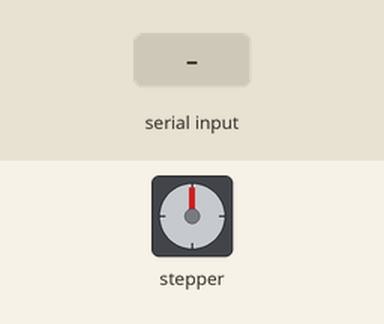
Bench run of a sketch on a simulated Arduino Uno, built with avr-gcc and run on an emulated ATmega328P. Shown: stepper motor. The inputs (shaded band) are chosen by the test bench. Stepper angles assume 200 steps per turn.

Above: at 1.2 s.
1.3 s: "90;45\n" received over Serial
At 1.75 s:
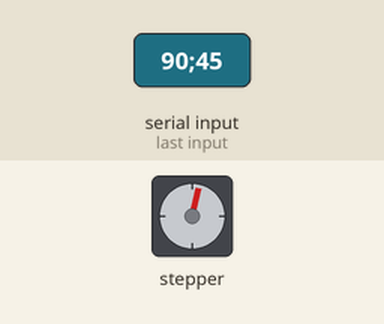
At 2.36 s:
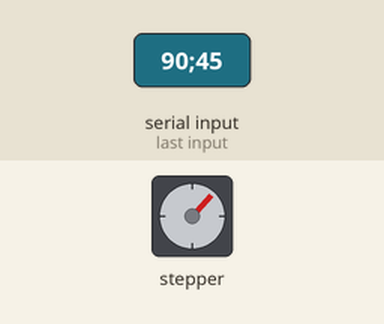
4.3 s: "30;150\n" received over Serial
At 4.47 s:
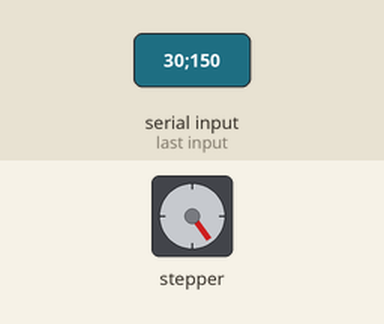
7.3 s: ";" received over Serial
10.3 s: "90;45\n" received over Serial
Timing chart, 0 to 14.3 s (numbered marks = the images above; inputs shaded):
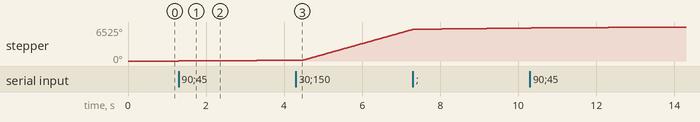

Measured:
- after the input at 1.3 s, stepper: keeps turning clockwise at about 48°/s, starting at once

The sketch:

stepper_speedControl.ino
```cpp
/*
 Stepper Motor Control - speed control

 This program drives a unipolar or bipolar stepper motor.
 The motor is attached to digital pins 8 - 11 of the Arduino.
 A potentiometer is connected to analog input 0.

 The motor will rotate in a clockwise direction. The higher the potentiometer value,
 the faster the motor speed. Because setSpeed() sets the delay between steps,
 you may notice the motor is less responsive to changes in the sensor value at
 low speeds.

 Created 30 Nov. 2009
 Modified 28 Oct 2010
 by Tom Igoe

 */

#include <Stepper.h>

const int stepsPerRevolution = 200;
Stepper myStepper(stepsPerRevolution, 8, 9, 10, 11);
int stepCount = 0;
String inString = "";
 int sensorReading = 0;


void setup() {
  Serial.begin(9600);

}

void loop() {


  if (Serial.available() > 0)
  {
    char inChar = Serial.read();


    if (isDigit(inChar))
    {
      inString += (char)inChar;
     }

     if (inChar == ';')
     {

     sensorReading = inString.toInt();
      inString = "";

     }
   }

  int motorSpeed = map(sensorReading, 0, 1023, 0, 100);

  if (motorSpeed > 0) {
    myStepper.setSpeed(motorSpeed);
    myStepper.step(stepsPerRevolution / 100);
  }
}
```
